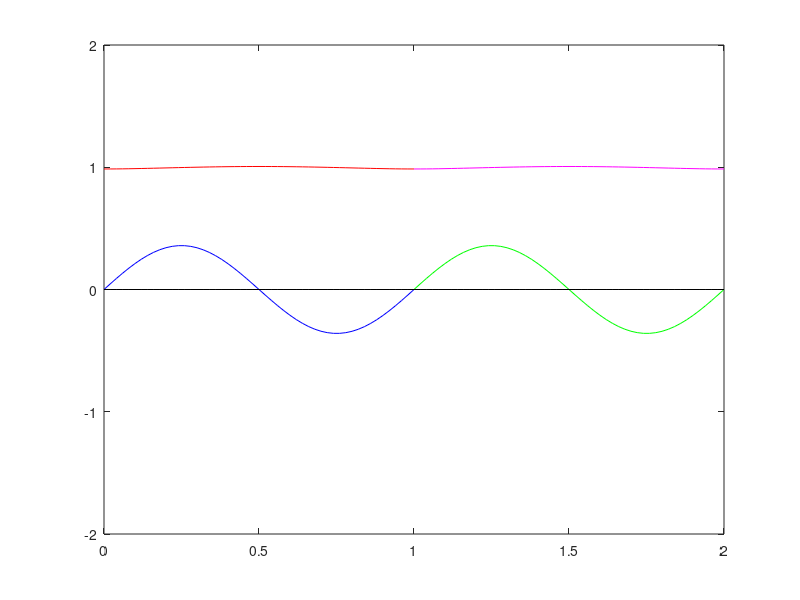

Here is the MATLAB script that generated this plot:
a = 1;
b = 2;

%initialize parameters
t0 = 0;
tf = 1;
L = 50;
 

%define space mesh
%h = 1 / L;
%x = 0 : h / 2 : 1;
x = linspace(0,1,L+1);
x = x';
h = x(2)-x(1);

%set inital funcitons  
InitialPressure = sin( 2*pi * x );
InitialVelocity = ones( 1 , length( x ) );

% define time mesh
k = h / 3 ;
t = t0 : k : tf;
N = length( t ) - 1;

%wave speed details
rho1 = 1;                 %density
K1 = 1;                   %bulk modulus
rho2 = 1;
K2 = 1;
%impedence
Z1 = rho1 * K1;             
Z2 = rho2 * K2;

A = [ 0 K1 ; 1 / rho1 0 ];       %wave speed
R = [ -Z1 Z1 ; 1 1 ];
RI = inv(R);
evaluesA = eig( A );
c0w = evaluesA( 1 );
c0z = evaluesA( 2 );

%CFL number
mu = A * k / h;

%preallocate u, set initial value using intital condition
U =struct('PressureEdge1',zeros( N + 1 , L + 1 ),...
          'VelocityEdge1',zeros( N + 1 , L + 1 ),...
          'PressureEdge2',zeros( N + 1 , L + 1 ),...
          'VelocityEdge2',zeros( N + 1 , L + 1 ));
U( : ).PressureEdge1( 1 , : ) = InitialPressure;
U( : ).VelocityEdge1( 1 , : ) = InitialVelocity;
U( : ).PressureEdge2( 1 , : ) = InitialPressure;
U( : ).VelocityEdge2( 1 , : ) = InitialVelocity;



%struct to store w,z at junctions, index gives egde, column 1 of struct is
%the char at the left endpoint 'a' and column 2 gives the char at the 
% right endpoint 'b'
%w left moving c0w<0
%z right moving c0z>0
C=struct( 'w1',zeros( N + 1 , 2 ),...
          'z1',zeros( N + 1 , 2 ),...
          'w2',zeros( N + 1 , 2 ),...
          'z2',zeros( N + 1 , 2 ) );
      
%struct to hold the exaxt solution
E =struct('ExactPressureEdge1',zeros( N + 1 , L + 1 ),...
          'ExactVelocityEdge1',zeros( N + 1 , L + 1 ),...
          'ExactPressureEdge2',zeros( N + 1 , L + 1 ),...
          'ExactVelocityEdge2',zeros( N + 1 , L + 1 ));
%loop through time
for n=1:N
    %loop through space
    for j=2:L
%u(n + 1,j)= (u(n,j - 1) + u(n,j + 1))/2 -(mu/2)*(u(n,j + 1) - u(n,j - 1))
      
      %calculate interior nodes for edge 1
      prev = ( cell2mat( { U.PressureEdge1( n , j - 1 ),...
                           U.VelocityEdge1( n , j - 1 ) } ) )';
                  
      next = ( cell2mat( { U.PressureEdge1( n , j + 1 ),...
                           U.VelocityEdge1( n , j + 1 ) } ) )';
                  
      newU = ( prev + next ) / 2 - ( mu / 2 ) * ( next - prev );

      U.PressureEdge1( n + 1 , j ) = newU( 1 );
      U.VelocityEdge1( n + 1 , j ) = newU( 2 );
      
      %calculate interior nodes for edge 2
      prev = ( cell2mat( { U.PressureEdge2( n , j - 1),...
                           U.VelocityEdge2( n , j - 1 ) } ) )';
                    
      next = ( cell2mat( { U.PressureEdge2( n , j + 1 ),...
                           U.VelocityEdge2( n , j + 1 ) } ) )';
                    
      newU = ( prev + next ) / 2 - ( mu / 2 ) * ( next - prev );

      U.PressureEdge2( n + 1 , j ) = newU( 1 );
      U.VelocityEdge2( n + 1 , j ) = newU( 2 );
   
    end

    %JUNCTIONS
    
    j = 1;

    %calc  w char using pres/vel for egde 1 at vertex a
    prev = R * ( cell2mat( { U.PressureEdge1( n , j ),...
                             U.VelocityEdge1( n , j ) } ) )';
    
    %check to ensure press/vel for w/z satisfy IC
    C.w1( 1 , a ) = prev( 1 );
    C.z1( 1 , a ) = prev( 2 );
    
    next = R *( cell2mat( { U.PressureEdge1( n , j + 1 ),...
                             U.VelocityEdge1( n , j + 1 ) } ) )';
   
    %w(x^n)=c0(dt/dx)*(w_(L)-w_(L-1))+w_L...linear interpolation for known char
    %where c0=-1, an eigen value of A and the slope of the characteristic
    curr = c0w * ( k / h ) * ( prev - next ) + prev;
    
    %set w char value at vertex  
    C.w1( n + 1 , a ) = curr( 1 );
        
    %calc w char using pres/vel for edge 2 at vertex b
    prev = R * ( cell2mat( { U.PressureEdge2( n , j ),...
                             U.VelocityEdge2( n , j ) } ) )';
      
    next = R * ( cell2mat( { U.PressureEdge2( n , j + 1 ),...
                             U.VelocityEdge2( n , j + 1 ) } ) )';
   
    %check to ensure press/vel for w/z satisfy IC
    C.w2( 1 , b ) = prev( 1 );
    C.z2( 1 , b ) = prev( 2 );
      
    %w(x^n)=c0(dt/dx)*(z_(L)-z_(L-1))+z_L...linear interpolation for known char
    %where c0=-1, an eigen value of A and the slope of the characteristic
    curr = c0w * ( k / h ) * ( prev - next ) + prev;
    
    %set w char value at vertex 
    C.w2( n + 1 , b ) = curr( 1 );
    
    
    %JUNCTIONS
    
    j = L + 1;
    
    %calc z char using pres/vel for edge 1 at vertex b 
    prev = R * ( cell2mat( { U.PressureEdge1( n , j - 1 ),...
                             U.VelocityEdge1( n , j - 1 ) } ) )';
   
    next = R * (cell2mat( { U.PressureEdge1( n , j ),...
                            U.VelocityEdge1( n , j ) } ) )';
                      
    %check to ensure press/vel for w/z satisfy IC
    C.w1( 1 , b ) = next( 1 );
    C.z1( 1 , b ) = next( 2 );
    
    %z(x^n)=mu*(z_(L)-z_(L-1))+z_L...linear interpolation for known char
    curr = c0z * ( k / h ) * ( prev - next ) + next;
    
    %set w char value at vertex 
    C.z1( n + 1 , b ) = curr( 2 );
    
    %calc chars using pres/vel for edge 2 at vertex a
    prev = R * ( cell2mat( { U.PressureEdge2( n , j - 1 ),...
                             U.VelocityEdge2( n , j - 1 ) } ) )';
                         
    next = R * ( cell2mat( { U.PressureEdge2( n , j ),...
                             U.VelocityEdge2( n , j ) } ) )';
                         
    %check to ensure press/vel for w/z satisfy IC
    C.w2( 1 , a ) = next( 1 );
    C.z2( 1 , a ) = next( 2 );
   
    %z(x^n)=mu*(z_(L)-z_(L-1))+z_L...linear interpolation for known char
    curr = c0z * ( k / h ) * ( prev - next ) + next;
    
    %set w char value at vertex 
    C.z2( n + 1 , a ) = curr( 2 );
    
    
    
    %Vertex a
    %calc unk chars at vertex using juction conditions. Solve system 
    %Ax=b using interpolated chars 
    knownchars = ( cell2mat( { C.w1( n + 1 , a ),...
                               C.z2( n + 1 , a ) } ) )';
    %multiply by coeff matrix                       
    knownchars = [ Z1  Z2 ; -1 1 ] * knownchars;
    %solve
    unkchars = [ Z2 Z1 ; -1 1 ] \ knownchars ;
    %set new chars at vertex a 
    C.w2( n + 1 , a ) = unkchars( 1 );
    C.z1( n + 1 , a ) = unkchars( 2 );
  
    %calc press/vel using chars on edge 1 at vertex a
    newC = ( cell2mat( { C.w1( n + 1 , a ),...
                         C.z1( n + 1 , a ) } ) )';
                     
    newU = RI * newC;
    U.PressureEdge1( n + 1 , 1 ) = newU( 1 );
    U.VelocityEdge1( n + 1 , 1 ) = newU( 2 );
    
    %calc press/vel using chars on edge 2 at vertex a
    newC = ( cell2mat( { C.w2( n + 1 , a ),...
                         C.z2( n + 1 , a ) } ) )';
                     
    newU = RI * newC;
    U.PressureEdge2( n + 1 , L + 1 ) = newU( 1 );
    U.VelocityEdge2( n + 1 , L + 1 ) = newU( 2 );
    
    
    %Vertex b
    %calc unk chars at vertex using juction conditions. Solve system 
    %Ax=b using interpolated chars 
    knownchars = ( cell2mat( { C.w2( n + 1 , b ),...
                               C.z1( n + 1 , b ) } ) )';
    
    %multiply by coefficient matrix
    knownchars = [ -Z2 -Z1 ; 1 -1 ] * knownchars;
    %solve
    unkchars = [ -Z1 -Z2 ; 1 -1 ] \ knownchars;
    C.w1( n + 1 , b ) = unkchars( 1 );
    C.z2( n + 1 , b ) = unkchars( 2 );
    
    
    %calc press/vel using chars on edge 1 at vertex b  
    newC = ( cell2mat( { C.w1( n + 1 , b ),...
                         C.z1( n + 1 , b ) } ) )';
                     
    newU = RI * newC;
    U.PressureEdge1( n + 1 , L + 1 ) = newU( 1 );
    U.VelocityEdge1( n + 1 , L + 1 ) = newU( 2 );
   
    %calc press/vel using chars on edge 2 at vertex b
    newC = ( cell2mat( { C.w2( n + 1 , b ),...
                         C.z2( n + 1 , b ) } ) )';
                     
    newU = RI * newC;
    U.PressureEdge2( n + 1 , 1 ) = newU( 1 );
    U.VelocityEdge2( n + 1 , 1 ) = newU( 2 );
    
    
    %calculate exact solution using known solutions for w,z
    wX = x - c0w * t( n );
    zX = x - c0z * t( n );
    wexact = ( -sin( 2*pi * wX) + 1 )';
    zexact = ( sin ( 2*pi * zX ) + 1 )';
    uexact= RI * [ wexact ; zexact ];
    
    E.ExactPressureEdge1 ( n , : ) =  uexact(1,:);
    E.ExactVelocityEdge1( n , : ) =  uexact(2,:);
    E.ExactPressureEdge2( n , : ) =  uexact(1,:);
    E.ExactVelocityEdge2( n , : ) =  uexact(2,:);    
     
    
end
%calculate the max abs error
abserrPE1 = ( abs( E.ExactPressureEdge1 - U.PressureEdge1 ) );
abserrPE1 = max( max(abserrPE1));


clf
for i=1:N+1
    
    plot( x  , U.PressureEdge1( i , : ) , 'b',...
          x+1  , U.PressureEdge2( i , : ) , 'g',...
          x  , U.VelocityEdge1( i , : ) , 'r',...
          x +1 , U.VelocityEdge2( i , : ) , 'm',...
          x  , E.ExactPressureEdge1( i , : ) , 'k',...
          x +1 , E.ExactPressureEdge2( i , : ) , 'k',...
          x  , E.ExactVelocityEdge1( i , : ) , 'k',...
          x +1 , E.ExactVelocityEdge2( i , : ) , 'k')
      
	axis( [ 0  2 -2 2 ])
    pause( .05 )
    drawnow
    
end
hold off
